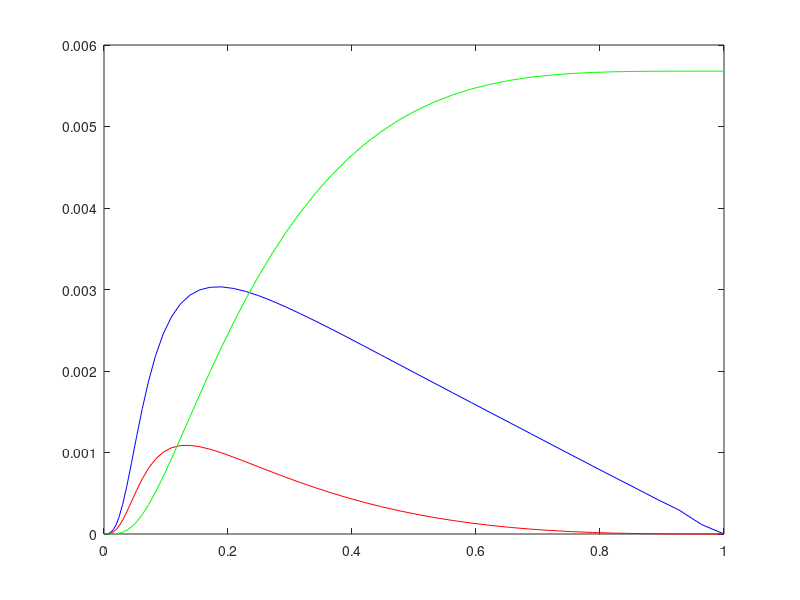

MATLAB code for this plot:
clear
close all
clc

fid = fopen('flowprop.dat', 'r');
line = fgetl(fid);
values = sscanf(line, '%f');
reb = values(1);
re = 10*floor(reb/10);
ub = 0.5*reb/re;
retau = values(2);
cf0 = values(3)/4;
fclose(fid);

cf_1 = 16./reb;
wvarav = importdata('stats_out.dat');
m2m = size(wvarav,1);
m2 = m2m + 1;
uruz = [wvarav(:,9);0.]/(ub*ub);
rc = [wvarav(:,1);1.];
yc = 1.-rc;
cf_2_cum = -8*cumtrapz(rc(m2:-1:1),rc(m2:-1:1).^2.*uruz(m2:-1:1));
cf_2 = cf_2_cum(m2);
cf = cf_1 + cf_2;
figure(1)
plot(yc,uruz,'b')
hold on
plot(yc,0.5*rc.^2.*uruz,'r')
plot(yc(m2:-1:1),cf_2_cum,'g')
hold off

% write to files
ycp = yc*retau;
file_id = fopen('FIK.dat','w');
for i = 1:m2
    nbytes = fprintf(file_id,'%15.10e %15.10e %15.10e %15.10e %15.10e\n',...
                    [yc(i),ycp(i),uruz(i),0.5*rc(i)*uruz(i),cf_2_cum(m2-i+1)]);
end
fclose(file_id);

fid = fopen('error.dat','w');
fprintf(fid, '%f %f %f %f', [cf0,cf_1,cf_2,(cf_1+cf_2-cf0)/cf0]);
fclose(fid);



